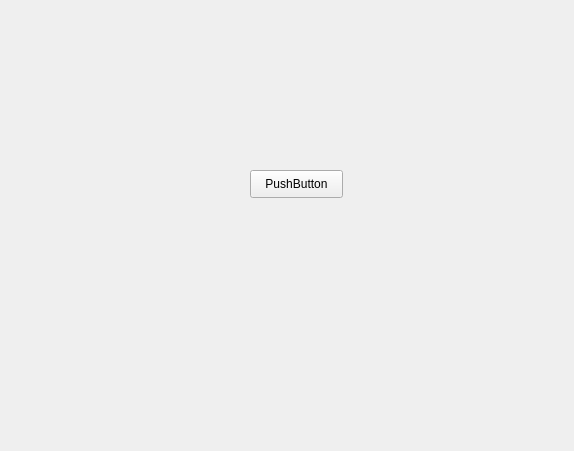
<?xml version="1.0" encoding="UTF-8"?>
<ui version="4.0">
 <class>Form1</class>
 <widget class="QWidget" name="Form1">
  <property name="geometry">
   <rect>
    <x>0</x>
    <y>0</y>
    <width>574</width>
    <height>451</height>
   </rect>
  </property>
  <property name="windowTitle">
   <string>Form</string>
  </property>
  <widget class="QPushButton" name="pushButton">
   <property name="geometry">
    <rect>
     <x>250</x>
     <y>170</y>
     <width>93</width>
     <height>28</height>
    </rect>
   </property>
   <property name="text">
    <string>PushButton</string>
   </property>
  </widget>
 </widget>
 <resources/>
 <connections/>
</ui>
